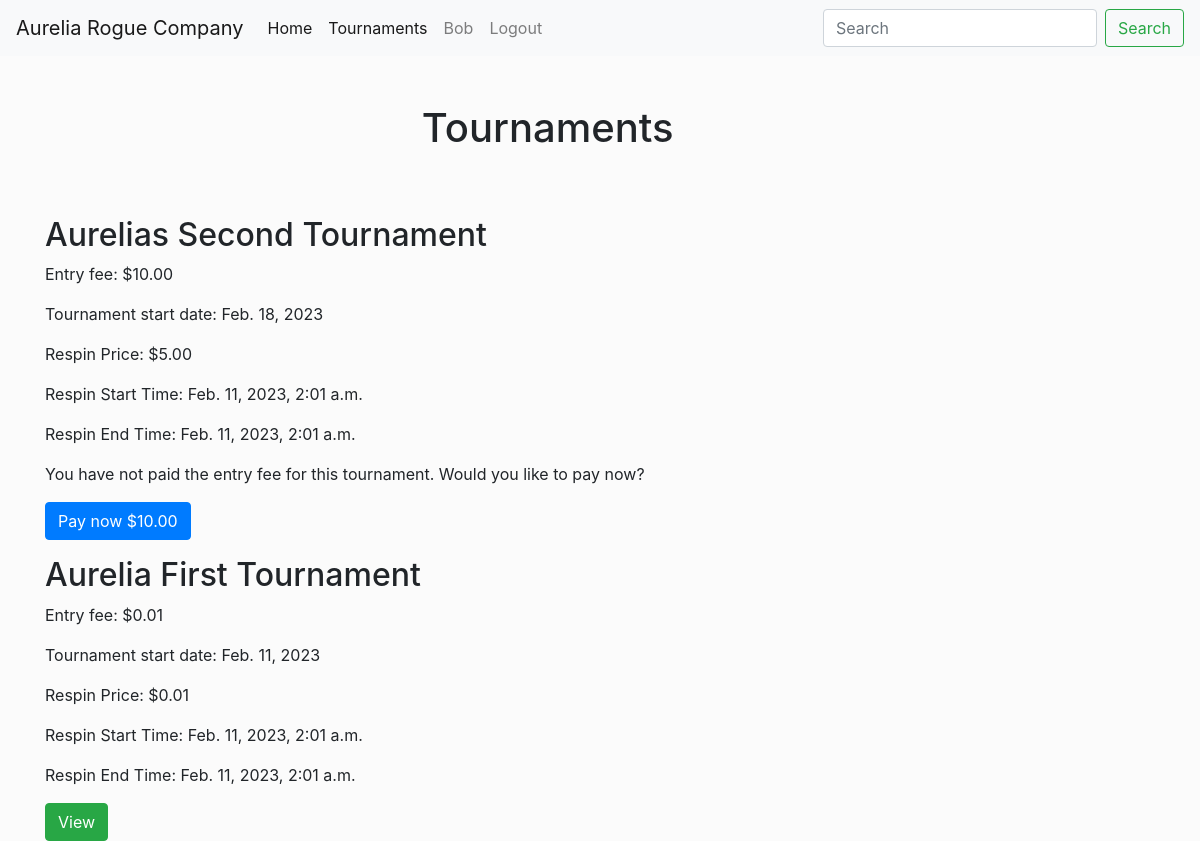
Page /tournament/ (signed in) on the committed database.
### hoster/models.py (models this page shows, shortened)
class Tournament(models.Model):
    name = models.CharField(max_length=255)
    entry_fee = models.DecimalField(max_digits=6, decimal_places=2)
    respins_fee = models.DecimalField(max_digits=6, decimal_places=2)
    date = models.DateField(blank=True)
    start_time = models.DateTimeField(blank=True)
    entry_end_time = models.DateTimeField(blank=True)
    respins_start_time = models.DateTimeField(blank=True)
    respins_end_time = models.DateTimeField(blank=True)
    profiles = models.ManyToManyField(Profile, through='TournamentAccess')
    teams = models.ManyToManyField(Team, blank=True)
    subs = models.ManyToManyField(Profile, related_name='subs', blank=True)
    class Meta:
        db_table = "Tournament"

### hoster/views.py (the view)
# urls.py: path('tournament/', tournaments_view, name="tournaments"),
def tournaments_view(request):
    tournaments = Tournament.objects.all().order_by('-id')
    if request.user.is_authenticated:
        profile = request.user.profile
        for tournament in tournaments:
            entry = tournament.entry_fee
            if profile in tournament.profiles.all():
                pass
    context = {
        'tournaments': tournaments,
        'profile': request.user.profile
    }
    return render(request, 'tournaments.html', context)

### templates/tournaments.html (shortened to what this page needs)
{% extends 'base.html' %}
{% load static %}
{% block content %}
    <div class="container">
        <div class="row">
            <div class="col-xs-6">
                <div class="container ontent">
                    <div class="row">
                        <div class="col">
                            <h1 class="text-center mt-5">Tournaments</h1>
                            <div class="row mt-5">
                                {% for tournament in tournaments %}
                                    <div class="container mt-3">
                                        <h2>{{ tournament.name }}</h2>
                                        <p>Entry fee: ${{ tournament.entry_fee }}</p>
                                        <p>Tournament start date: {{ tournament.date }}</p>
                                        <p>Respin Price: ${{ tournament.respins_fee }}</p>
                                        <p>Respin Start Time: {{ tournament.respins_start_time }}</p>
                                        <p>Respin End Time: {{ tournament.respins_end_time }}</p>
                                        {% if profile in tournament.profiles.all %}
                                            <a href="{% url 'tournament_detail' tournament.id %}"
                                               class="btn btn-success">View</a>
                                        {% else %}
                                            <p>You have not paid the entry fee for this tournament. Would you like to
                                                pay now?</p>
                                            <a href="{% url 'tournament_payment' tournament.id %}"
                                               class="btn btn-primary">Pay now ${{ tournament.entry_fee }}</a>
                                        {% endif %}
                                    </div>
                                {% endfor %}
                            </div>
                        </div>
                    </div>
                </div>
            </div>
        </div>
    </div>
{% endblock %}

### templates/navbar.html (shortened to what this page needs)
{% load static %}
<nav class="navbar navbar-expand-lg navbar-light bg-light">
    <a class="navbar-brand" href="{% url 'home' %}">Aurelia Rogue Company</a>
    <div class="collapse navbar-collapse" id="navbarSupportedContent">
        <ul class="navbar-nav mr-auto">
            <li class="nav-item active">
                <a class="nav-link" href="{% url 'home' %}">Home <span class="sr-only">(current)</span></a>
            </li>
            <li class="nav-item active">
                <a class="nav-link" href="{% url 'tournaments' %}">Tournaments</a>
            </li>
            {% if request.user.is_authenticated %}
                <li class="nav-item">
                    <a class="nav-link" href="#">{{ request.user.get_username }}</a>
                </li>
                <li class="nav-item">
                    <a class="nav-link" href="{% url 'logout' %}">Logout</a>
                </li>
            {% endif %}
        </ul>
        <form class="form-inline my-2 my-lg-0">
            <input class="form-control mr-sm-2" type="search" placeholder="Search" aria-label="Search">
            <button class="btn btn-outline-success my-2 my-sm-0" type="submit">Search</button>
        </form>
    </div>
</nav>

### static/css/style.css (style rules this page uses)
body { background-color: #fbfbfb; }

### rows in the picture
Tournament: name "Aurelias Second Tournament", entry_fee "10.00", date "Feb. 18, 2023", respins_fee "5.00", respins_start_time "Feb. 11, 2023, 2:01 a.m.", respins_end_time "Feb. 11, 2023, 2:01 a.m."
Tournament: name "Aurelia First Tournament", entry_fee "0.01", date "Feb. 11, 2023", respins_fee "0.01", respins_start_time "Feb. 11, 2023, 2:01 a.m.", respins_end_time "Feb. 11, 2023, 2:01 a.m.", shows "View"

### other values in the picture
{{ request.user.get_username }} "Bob"
